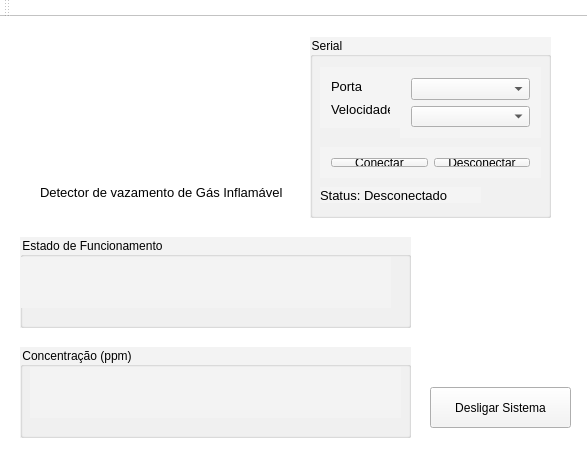
<?xml version="1.0" encoding="UTF-8"?>
<ui version="4.0">
 <class>MainWindow</class>
 <widget class="QMainWindow" name="MainWindow">
  <property name="geometry">
   <rect>
    <x>0</x>
    <y>0</y>
    <width>587</width>
    <height>472</height>
   </rect>
  </property>
  <property name="windowTitle">
   <string>AlarmGas</string>
  </property>
  <property name="styleSheet">
   <string notr="true">background-color: rgb(255, 255, 255);
</string>
  </property>
  <property name="toolButtonStyle">
   <enum>Qt::ToolButtonIconOnly</enum>
  </property>
  <property name="animated">
   <bool>true</bool>
  </property>
  <widget class="QWidget" name="centralWidget">
   <widget class="QGroupBox" name="groupBox">
    <property name="geometry">
     <rect>
      <x>310</x>
      <y>20</y>
      <width>241</width>
      <height>181</height>
     </rect>
    </property>
    <property name="styleSheet">
     <string notr="true">background-color: rgb(244, 244, 244);</string>
    </property>
    <property name="title">
     <string>Serial</string>
    </property>
    <widget class="QLabel" name="lbl_status">
     <property name="geometry">
      <rect>
       <x>10</x>
       <y>150</y>
       <width>161</width>
       <height>16</height>
      </rect>
     </property>
     <property name="font">
      <font>
       <pointsize>10</pointsize>
      </font>
     </property>
     <property name="text">
      <string>Status: Desconectado</string>
     </property>
    </widget>
    <widget class="QWidget" name="layoutWidget">
     <property name="geometry">
      <rect>
       <x>10</x>
       <y>110</y>
       <width>221</width>
       <height>31</height>
      </rect>
     </property>
     <layout class="QHBoxLayout" name="horizontalLayout">
      <item>
       <widget class="QPushButton" name="btn_conectar">
        <property name="text">
         <string>Conectar</string>
        </property>
       </widget>
      </item>
      <item>
       <widget class="QPushButton" name="btn_desconectar">
        <property name="text">
         <string>Desconectar</string>
        </property>
       </widget>
      </item>
     </layout>
    </widget>
    <widget class="QWidget" name="layoutWidget">
     <property name="geometry">
      <rect>
       <x>90</x>
       <y>30</y>
       <width>141</width>
       <height>71</height>
      </rect>
     </property>
     <layout class="QVBoxLayout" name="verticalLayout">
      <item>
       <widget class="QComboBox" name="box_serial">
        <property name="styleSheet">
         <string notr="true"/>
        </property>
       </widget>
      </item>
      <item>
       <widget class="QComboBox" name="box_velocidade"/>
      </item>
     </layout>
    </widget>
    <widget class="QWidget" name="layoutWidget">
     <property name="geometry">
      <rect>
       <x>10</x>
       <y>30</y>
       <width>81</width>
       <height>61</height>
      </rect>
     </property>
     <layout class="QVBoxLayout" name="verticalLayout_2">
      <item>
       <widget class="QLabel" name="lbl_porta">
        <property name="font">
         <font>
          <pointsize>10</pointsize>
         </font>
        </property>
        <property name="text">
         <string>Porta</string>
        </property>
       </widget>
      </item>
      <item>
       <widget class="QLabel" name="lbl_velocidade">
        <property name="font">
         <font>
          <pointsize>10</pointsize>
         </font>
        </property>
        <property name="text">
         <string>Velocidade</string>
        </property>
       </widget>
      </item>
     </layout>
    </widget>
   </widget>
   <widget class="QGroupBox" name="box_funcionamento">
    <property name="geometry">
     <rect>
      <x>20</x>
      <y>220</y>
      <width>391</width>
      <height>91</height>
     </rect>
    </property>
    <property name="styleSheet">
     <string notr="true">background-color: rgb(243, 243, 243);</string>
    </property>
    <property name="title">
     <string>Estado de Funcionamento</string>
    </property>
    <widget class="QLabel" name="lbl_lcd">
     <property name="geometry">
      <rect>
       <x>0</x>
       <y>20</y>
       <width>371</width>
       <height>51</height>
      </rect>
     </property>
     <property name="font">
      <font>
       <pointsize>14</pointsize>
      </font>
     </property>
     <property name="layoutDirection">
      <enum>Qt::RightToLeft</enum>
     </property>
     <property name="text">
      <string/>
     </property>
     <property name="alignment">
      <set>Qt::AlignCenter</set>
     </property>
    </widget>
   </widget>
   <widget class="QLabel" name="label">
    <property name="enabled">
     <bool>false</bool>
    </property>
    <property name="geometry">
     <rect>
      <x>440</x>
      <y>230</y>
      <width>121</width>
      <height>121</height>
     </rect>
    </property>
    <property name="autoFillBackground">
     <bool>false</bool>
    </property>
    <property name="frameShadow">
     <enum>QFrame::Plain</enum>
    </property>
    <property name="text">
     <string/>
    </property>
    <property name="pixmap">
     <pixmap resource="figuras.qrc">:/imagens/hidden_danger_1392698.png</pixmap>
    </property>
    <property name="scaledContents">
     <bool>true</bool>
    </property>
    <property name="wordWrap">
     <bool>false</bool>
    </property>
    <property name="textInteractionFlags">
     <set>Qt::LinksAccessibleByMouse</set>
    </property>
   </widget>
   <widget class="QPushButton" name="btn_desligasist">
    <property name="geometry">
     <rect>
      <x>430</x>
      <y>370</y>
      <width>141</width>
      <height>41</height>
     </rect>
    </property>
    <property name="styleSheet">
     <string notr="true">background-color: rgb(244, 244, 244);</string>
    </property>
    <property name="text">
     <string>Desligar Sistema</string>
    </property>
   </widget>
   <widget class="QLabel" name="label_2">
    <property name="geometry">
     <rect>
      <x>90</x>
      <y>20</y>
      <width>131</width>
      <height>131</height>
     </rect>
    </property>
    <property name="text">
     <string/>
    </property>
    <property name="pixmap">
     <pixmap resource="figuras.qrc">:/imagens/alarm.png</pixmap>
    </property>
    <property name="scaledContents">
     <bool>true</bool>
    </property>
   </widget>
   <widget class="QGroupBox" name="groupBox_2">
    <property name="geometry">
     <rect>
      <x>20</x>
      <y>330</y>
      <width>391</width>
      <height>91</height>
     </rect>
    </property>
    <property name="styleSheet">
     <string notr="true">background-color: rgb(243, 243, 243);</string>
    </property>
    <property name="title">
     <string>Concentração (ppm)</string>
    </property>
    <widget class="QLabel" name="lbl_concentracao">
     <property name="geometry">
      <rect>
       <x>10</x>
       <y>20</y>
       <width>371</width>
       <height>51</height>
      </rect>
     </property>
     <property name="font">
      <font>
       <pointsize>14</pointsize>
      </font>
     </property>
     <property name="layoutDirection">
      <enum>Qt::LeftToRight</enum>
     </property>
     <property name="text">
      <string/>
     </property>
     <property name="alignment">
      <set>Qt::AlignCenter</set>
     </property>
    </widget>
   </widget>
   <widget class="QLabel" name="label_3">
    <property name="geometry">
     <rect>
      <x>40</x>
      <y>160</y>
      <width>251</width>
      <height>31</height>
     </rect>
    </property>
    <property name="font">
     <font>
      <pointsize>10</pointsize>
     </font>
    </property>
    <property name="text">
     <string>Detector de vazamento de Gás Inflamável</string>
    </property>
   </widget>
  </widget>
  <widget class="QMenuBar" name="menuBar">
   <property name="geometry">
    <rect>
     <x>0</x>
     <y>0</y>
     <width>587</width>
     <height>21</height>
    </rect>
   </property>
  </widget>
  <widget class="QToolBar" name="mainToolBar">
   <attribute name="toolBarArea">
    <enum>TopToolBarArea</enum>
   </attribute>
   <attribute name="toolBarBreak">
    <bool>false</bool>
   </attribute>
  </widget>
  <widget class="QStatusBar" name="statusBar"/>
 </widget>
 <layoutdefault spacing="6" margin="11"/>
 <resources>
  <include location="figuras.qrc"/>
 </resources>
 <connections/>
</ui>
